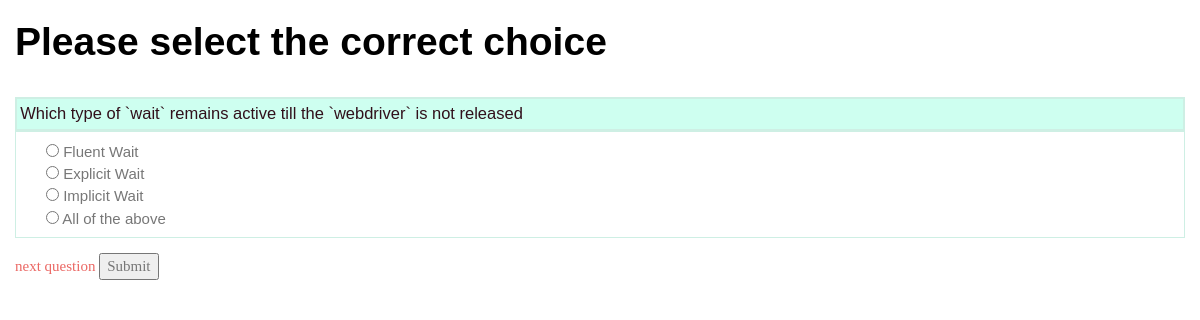
The page /one_q?q_id=3 (signed in) on the database its author committed.
### 004/app.py (models this page shows)
class Questions(db.Model):
    __tablename__ = "questions"
    id = db.Column(db.Integer, primary_key=True)
    question = db.Column(db.String)
    topics_id = db.Column(db.Integer, ForeignKey('topics.id'))
    topics = relationship("Topics", back_populates="questions")
    choices = relationship("Choice", back_populates="questions")

class Choice(db.Model):
    __tablename__ = "choice"
    id = db.Column(db.Integer, primary_key=True)
    question_id = db.Column(db.Integer, ForeignKey('questions.id'))
    questions = relationship("Questions", back_populates="choices")
    choice = db.Column(db.String)
    correct = db.Column(db.Boolean)

### 004/app.py (the view)
@app.route("/one_q", methods=['GET'])
@login_required
def one_q():
    print(request.args)
    q_id = request.args.get("q_id")
    question = Questions.query.filter(Questions.id == q_id).first()
    return render_template("one_q.html", question=question)

### 004/app.py (called while the page is built)
def login_required(f):
    @wraps(f)
    def wrap(*args, **kwargs):
        if not session.get('loggedIn', False):
            print("redirecting to login")
            return redirect(url_for("login"))
        print(session.get('loggedIn', False))
        return f(*args, **kwargs)
    return wrap

### 004/templates/one_q.html (shortened to what this page needs)
{% extends "base.html" %}
{% block content %}
<h1 center>Please select the correct choice</h1>
<form action="" method="POST" >
    <div id="question">{{question.question}}</div>
    <div id="choices">
        {% for choice in question.choices %}
             <input type="radio" id="choices" name="choice_{{question.id}}" value="{{choice.id}}"/>{{choice.choice}}<br/>
        {% endfor %}
    </div>
</form>
    <a id="next">next question</a>
    <input type="button" id="Submit" value="Submit" />
{% endblock %}

### 004/templates/one_q.html (style rules this page uses)
#question { background-color: #cefff0; border: solid #ceefe4 2px; font-size: 1.1em; color: #31101b; font-family: Tahoma, Geneva, sans-serif; margin-top: 2em; padding: 0.2em; }
#choices { border: 1px solid #ceefe4; background-color: white; font-family: Tahoma, Geneva, sans-serif; padding: 0.5em; padding-left: 2em; }

### rows shown on the page
Questions: question "Which type of `wait` remains active till the `webdriver` is not released"
Choice: choice "Fluent Wait"
Choice: choice "Explicit Wait"
Choice: choice "Implicit Wait"
Choice: choice "All of the above"
